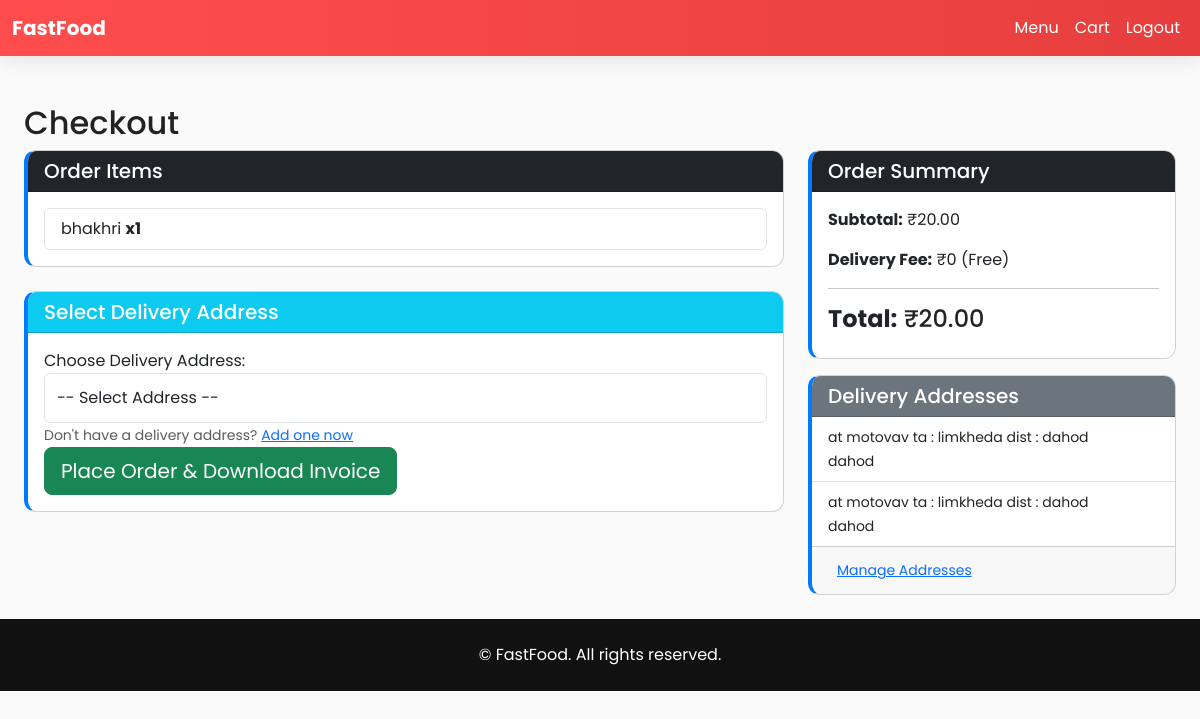
/checkout/ (signed in), run on the app's committed database.
### food_app/models.py (models this page shows, shortened)
class CartItem(models.Model):
    cart = models.ForeignKey(Cart, on_delete=models.CASCADE, related_name="items")
    product = models.ForeignKey(Product, on_delete=models.CASCADE)
    quantity = models.PositiveIntegerField(default=1)
    @property
    def item_total(self):
        return self.product.price * self.quantity

class Product(models.Model):
    category = models.ForeignKey(Category, on_delete=models.CASCADE, related_name="products")
    name = models.CharField(max_length=255)
    description = models.TextField(blank=True)
    price = models.DecimalField(max_digits=10, decimal_places=2)
    image = models.ImageField(upload_to='products/', blank=True, null=True)
    available = models.BooleanField(default=True)

class DeliveryAddress(models.Model):
    user = models.ForeignKey(User, on_delete=models.CASCADE, related_name="delivery_addresses")
    street_address = models.CharField(max_length=255)
    city = models.CharField(max_length=100)
    postal_code = models.CharField(max_length=20)
    phone = models.CharField(max_length=20)
    latitude = models.FloatField(blank=True, null=True)
    longitude = models.FloatField(blank=True, null=True)
    is_default = models.BooleanField(default=False)
    created_at = models.DateTimeField(default=timezone.now)
    class Meta:
        verbose_name_plural = "Delivery Addresses"

### food_app/views.py (the view)
# urls.py: path("checkout/", views.checkout, name="checkout"),
@login_required(login_url="login")
def checkout(request):
    cart_obj = get_object_or_404(Cart, user=request.user, active=True)
    cart_items = cart_obj.items.select_related('product').all()
    total_price = cart_obj.total_price
    delivery_addresses = request.user.delivery_addresses.all()
    default_address = delivery_addresses.filter(is_default=True).first()
    return render(request, "food_app/checkout.html", {
        "cart_items": cart_items,
        "total_price": total_price,
        "delivery_addresses": delivery_addresses,
        "default_address": default_address
    })

### food_app/models.py (called while the page is built)
    @property
    def total_price(self):
        items = self.items.all()
        return sum(item.product.price * item.quantity for item in items)

### food_app/templates/food_app/checkout.html (shortened to what this page needs)
{% extends "food_app/base.html" %}
{% load static %}
{% block content %}
<div class="container mt-5">
    <h2>Checkout</h2>
    <div class="row">
        <div class="col-md-8">
            {% if cart_items %}
                <div class="card mb-4">
                    <div class="card-header bg-dark text-white">
                        <h5 class="mb-0">Order Items</h5>
                    </div>
                    <div class="card-body">
                        <ul class="list-group">
                            {% for item in cart_items %}
                            <li class="list-group-item d-flex justify-content-between align-items-center">
                                <span>{{ item.product.name }} <strong>x{{ item.quantity }}</strong></span>
                                <span class="badge badge-primary badge-pill">₹{{ item.item_total }}</span>
                            </li>
                            {% endfor %}
                        </ul>
                    </div>
                </div>
                <div class="card mb-4">
                    <div class="card-header bg-info text-white">
                        <h5 class="mb-0">Select Delivery Address</h5>
                    </div>
                    <div class="card-body">
                        {% if delivery_addresses %}
                            <form method="post" action="{% url 'place_order' %}">
                                <div class="form-group">
                                    <label for="delivery_address">Choose Delivery Address:</label>
                                    <select name="delivery_address" id="delivery_address" class="form-control" required>
                                        <option value="">-- Select Address --</option>
                                    </select>
                                    <small class="form-text text-muted">
                                        Don't have a delivery address? <a href="{% url 'add_delivery_address' %}" target="_blank">Add one now</a>
                                    </small>
                                </div>
                                <div class="text-right">
                                    <button type="submit" class="btn btn-success btn-lg" id="place-order-btn">
                                        Place Order & Download Invoice
                                    </button>
                                </div>
                            </form>
                        {% else %}
                            <div class="alert alert-warning">
                                <p>You need to add a delivery address before placing an order.</p>
                                <a href="{% url 'add_delivery_address' %}" class="btn btn-primary">Add Delivery Address</a>
                            </div>
                        {% endif %}
                    </div>
                </div>
            {% else %}
                <div class="alert alert-info">
                    <p>Your cart is empty.</p>
                    <a href="{% url 'menu' %}" class="btn btn-primary">Continue Shopping</a>
                </div>
            {% endif %}
        </div>
        <div class="col-md-4">
            <div class="card sticky-top" style="top: 20px;">
                <div class="card-header bg-dark text-white">
                    <h5 class="mb-0">Order Summary</h5>
                </div>
                <div class="card-body">
                    <p><strong>Subtotal:</strong> ₹{{ total_price }}</p>
                    <p><strong>Delivery Fee:</strong> ₹0 (Free)</p>
                    <hr>
                    <h4><strong>Total:</strong> ₹{{ total_price }}</h4>
                </div>
            </div>
            <div class="card mt-3">
                <div class="card-header bg-secondary text-white">
                    <h5 class="mb-0">Delivery Addresses</h5>
                </div>
                <div class="card-body p-0">
                    <div class="list-group list-group-flush">
                        {% for address in delivery_addresses %}
                            <a href="#" class="list-group-item list-group-item-action {% if default_address.id == address.id %}active{% endif %}" onclick="selectAddress({{ address.id }})">
                                <small>
                                    {{ address.street_address }}<br>
                                    {{ address.city }}
                                </small>
                            </a>
                        {% endfor %}
                    </div>
                </div>
                <div class="card-footer">
                    <a href="{% url 'delivery_addresses' %}" class="btn btn-sm btn-link" target="_blank">Manage Addresses</a>
                </div>
            </div>
        </div>
    </div>
</div>
{% endblock %}

### food_app/templates/food_app/base.html (style rules this page uses)
:root { --brand:#ff4d4d; --brand-dark:#e63e3e; }
body { font-family: "Poppins"; background:#fafafa; color:#222; }
.card { border-radius:12px; overflow:hidden; transition:.2s; }

### food_app/templates/food_app/checkout.html (style rules this page uses)
.container { max-width: 1200px; }
.card { border-left: 4px solid #007bff; }
.form-control { padding: 0.75rem; }

### data on the page
CartItem: product.name "bhakhri", quantity "1"
DeliveryAddress: street_address "at motovav ta : limkheda dist : dahod", city "dahod"
DeliveryAddress: street_address "at motovav ta : limkheda dist : dahod", city "dahod"

### other printed values
{{ total_price }} "20.00"
